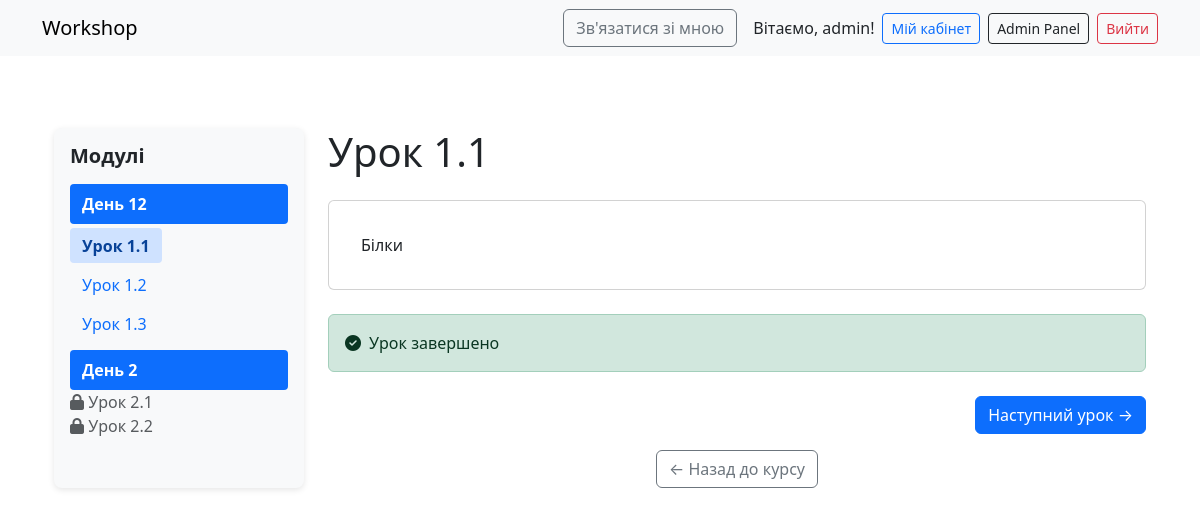
The app's page /lesson/1/ (signed in) with its own data.
### courses/models.py (models this page shows, shortened)
class Module(models.Model):
    course = models.ForeignKey(Course, on_delete=models.CASCADE, related_name='modules')
    title = models.CharField(max_length=255)
    order = models.PositiveIntegerField(null=True, blank=True, default=0)

class Lesson(models.Model):
    module = models.ForeignKey(Module, on_delete=models.CASCADE, related_name='lessons')
    title = models.CharField(max_length=255)
    content = RichTextUploadingField()
    youtube_url = models.URLField(blank=True, null=True, help_text="Вставте посилання на відео з YouTube")
    image = models.ImageField(upload_to='lesson_images/', blank=True, null=True)  # додамо можливість вставляти фото
    order = models.PositiveIntegerField()

### courses/views.py (the view)
# urls.py: path('lesson/<int:lesson_id>/', views.lesson_detail, name='lesson_detail'),
@login_required
def lesson_detail(request, lesson_id):
    lesson = get_object_or_404(Lesson, id=lesson_id)
    course = lesson.module.course
    progress, _ = LessonProgress.objects.get_or_create(user=request.user, lesson=lesson)
    lessons = Lesson.objects.filter(module__course=lesson.module.course).order_by('module__order', 'order')
    lesson_list = list(lessons)
    current_index = lesson_list.index(lesson)
    prev_lesson = lesson_list[current_index - 1] if current_index > 0 else None
    next_lesson = lesson_list[current_index + 1] if current_index < len(lesson_list) - 1 else None
    if request.method == 'POST' and not progress.is_completed:
        progress.is_completed = True
        progress.completed_at = timezone.now()
        progress.save()
        return redirect('lesson_detail', lesson_id=lesson.id)
    lessons_progress = LessonProgress.objects.filter(
        user=request.user,
        lesson__module__course=lesson.module.course,
        is_completed=True
    ).values_list('lesson_id', flat=True)
    available_lessons_ids = []
    unlocked = True
    for m in course.modules.all().order_by('order'):
        for l in m.lessons.all().order_by('order'):
            if unlocked:
                available_lessons_ids.append(l.id)
            if l.id not in lessons_progress:
                unlocked = False
    if lesson.id not in available_lessons_ids:
        messages.warning(request, 'Цей урок ще недоступний. Завершіть попередні.')
        return redirect('course_detail', course_id=course.id)
    next_lesson_available = next_lesson and next_lesson.id in available_lessons_ids
    modules = course.modules.prefetch_related(
        Prefetch('lessons', queryset=Lesson.objects.order_by('order'))
    ).order_by('order')
    return render(request, 'courses/lesson_detail.html', {
        'lesson': lesson,
        'progress': progress,
        'prev_lesson': prev_lesson,
        'next_lesson': next_lesson if next_lesson_available else None,
        'modules': modules,
        'course': course,
        'current_lesson_id': lesson.id,
        'available_lessons_ids': available_lessons_ids,
    })

### courses/templatetags/custom_filters.py (called while the page is built)
@register.filter
def urlize_blank(text):
    url_pattern = r'(https?://[^\s<]+)'
    result = re.sub(url_pattern, r'<a href="\1" target="_blank" rel="noopener noreferrer">\1</a>', text)
    return mark_safe(result.replace('\n', '<br>'))

### courses/templates/courses/lesson_detail.html (shortened to what this page needs)
{% extends 'courses/base.html' %}
{% block content %}
{% load static %}
{% load custom_filters %}
<div class="container py-5">
  <div class="d-flex">
    <div class="sidebar me-4">
      <h5>Модулі</h5>
      {% for module in modules %}
        <div class="module-title">{{ module.title }}</div>
        {% for lesson in module.lessons.all %}
          <li class="list-group-item d-flex justify-content-between align-items-center">
            {% if lesson.id in available_lessons_ids %}
              <a href="{% url 'lesson_detail' lesson.id %}" class="lesson-link {% if lesson.id == current_lesson_id %}active{% endif %}">
                {{ lesson.title }}
              </a>
            {% else %}
              <span class="text-muted">
                <i class="fas fa-lock"></i> {{ lesson.title }}
              </span>
            {% endif %}
          </li>
        {% endfor %}
      {% endfor %}
    </div>
  <div class="flex-grow-1">
    <h1 class="mb-4">{{ lesson.title }}</h1>
    <div class="card p-3 mb-4">
      <div class="card-body">
        {{ lesson.content|urlize_blank}}
      </div>
    </div>
    {% if not progress.is_completed %}
      <form method="post" class="mb-4">
        {% csrf_token %}
        <button type="submit" class="btn btn-success">
          <i class="fa fa-check"></i> Відмітити як виконано
        </button>
      </form>
    {% else %}
      <div class="alert alert-success d-flex align-items-center" role="alert">
        <i class="fa fa-check-circle me-2"></i> Урок завершено
      </div>
    {% endif %}
    <div class="d-flex justify-content-between mt-4">
      {% if next_lesson %}
        <a href="{% url 'lesson_detail' next_lesson.id %}" class="btn btn-primary">
          Наступний урок →
        </a>
      {% endif %}
    </div>
    <div class="text-center mt-3">
      <a href="{% url 'course_detail' lesson.module.course.id %}" class="btn btn-outline-secondary">
        ← Назад до курсу
      </a>
    </div>
  </div>
</div>
{% endblock %}

### courses/templates/courses/base.html (shortened to what this page needs)
<!DOCTYPE html>
<html lang="uk">
<head>
    <link href="https://cdn.jsdelivr.net/npm/bootstrap@5.3.0/dist/css/bootstrap.min.css" rel="stylesheet">
    <link rel="stylesheet" href="https://cdnjs.cloudflare.com/ajax/libs/font-awesome/6.4.0/css/all.min.css">
    <link rel="stylesheet" href="https://cdn.jsdelivr.net/npm/swiper@11/swiper-bundle.min.css" />
</head>
<body>
  <nav class="navbar navbar-expand-lg navbar-light bg-light mb-4">
    <div class="container">
      <a class="navbar-brand" href="/">Workshop</a>
      <div class="d-flex align-items-center ms-auto">
        <a href="{% url 'contact' %}" class="btn btn-outline-secondary me-3">
          Зв'язатися зі мною
        </a>
        {% if user.is_authenticated %}
          <span class="me-2">Вітаємо, {{ user.username }}!</span>
          <a href="{% url 'cabinet' %}" class="btn btn-sm btn-outline-primary me-2">Мій кабінет</a>
          {% if request.user.is_staff %}
            <a href="{% url 'admin_dashboard' %}" class="btn btn-sm btn-outline-dark me-2">Admin Panel</a>
          {% endif %}
          <form method="post" action="{% url 'logout' %}" style="display: inline;">
            <button type="submit" class="btn btn-sm btn-outline-danger">Вийти</button>
          </form>
        {% else %}
          <a href="{% url 'login' %}" class="btn btn-sm btn-outline-success">Увійти</a>
        {% endif %}
      </div>
    </div>
  </nav>
<div class="container">
    {% block content %}
    {% endblock %}
</div>
</body>
</html>

### courses/templates/courses/base.html (style rules this page uses)
.sidebar { width: 250px; background-color: #f8f9fa; padding: 1rem; border-radius: 8px; box-shadow: 0 2px 6px rgba(0, 0, 0, 0.1); }
.sidebar h5 { font-weight: bold; margin-bottom: 1rem; }
.module-title { font-weight: bold; background-color: #0d6efd; color: white; padding: 0.5rem 0.75rem; border-radius: 4px; margin-top: 0.5rem; }
.lesson-link { display: block; padding: 0.35rem 0.75rem; margin-top: 4px; color: #0d6efd; text-decoration: none; border-radius: 4px; }
.lesson-link.active { font-weight: bold; background-color: #cfe2ff; color: #084298; }

### records on screen
Module: title "День 12"
Lesson: title "Урок 1.1", content "Білки"
Lesson: title "Урок 1.2"
Lesson: title "Урок 1.3"
Module: title "День 2"
Lesson: title "Урок 2.1"
Lesson: title "Урок 2.2"

### other values on screen
{{ user.username }} "admin"
